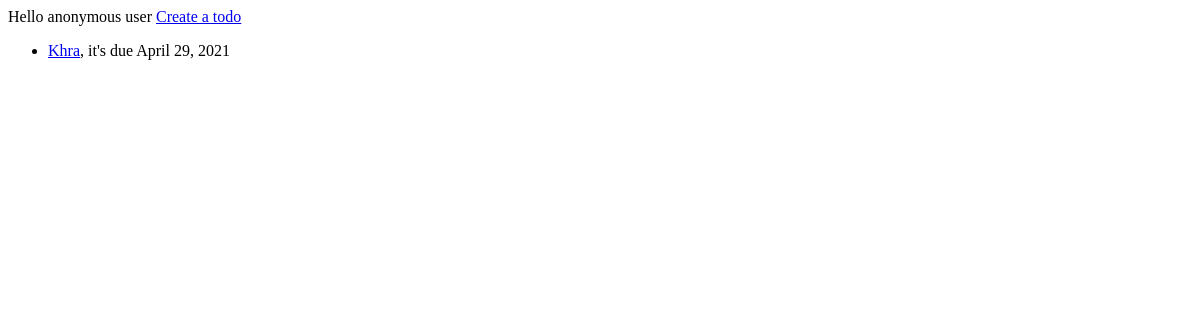
Before: / with the older database file.
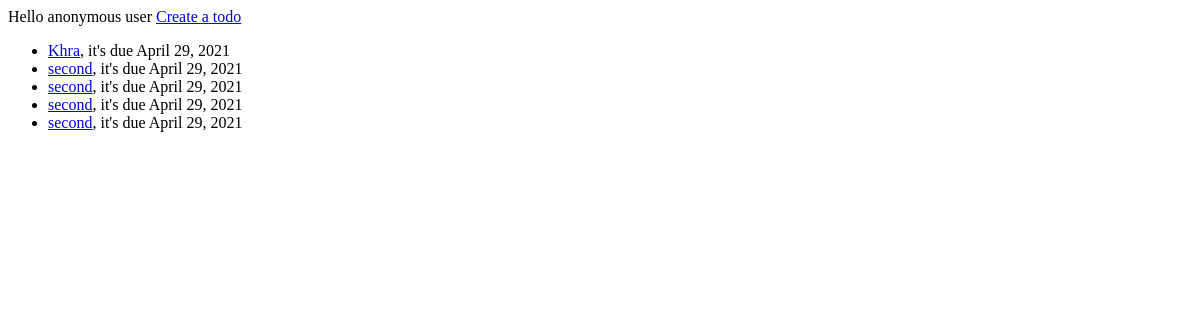
After: the same page with the newer database file.
### todo/models.py (models this page shows)
class Todo(models.Model):
    name = models.CharField(max_length=100)
    due_date = models.DateField()
    def __str__(self):
        return self.name

### todo/views.py (the view)
# urls.py: path('', todo_list),
def todo_list(request):
    todos = Todo.objects.all()
    print(todos)
    context= {
        "todo_list": todos
    }
    return render(request, "todo/todo_list.html", context)

### todo/templates/todo/todo_list.html (shortened to what this page needs)
<!DOCTYPE html>
<html lang="en">
<head>
</head>
<body>
    {% if request.user.is.authenticated %}
        Hello {{request.user.username}}
    {% else %}
        Hello anonymous user
    {% endif %}
    <a href="/create"> Create a todo </a>
   <ul>{% for todo in todo_list %}
     <li><a href="/{{todo.id}}"> {{todo.name}}</a>, it's due {{todo.due_date}}</li>
    {% endfor %}
   </ul>
</body>
</html>

Changed rows visible on the page:
added Todo: name "second", due_date "April 29, 2021"
added Todo: name "second", due_date "April 29, 2021"
added Todo: name "second", due_date "April 29, 2021"
added Todo: name "second", due_date "April 29, 2021"
